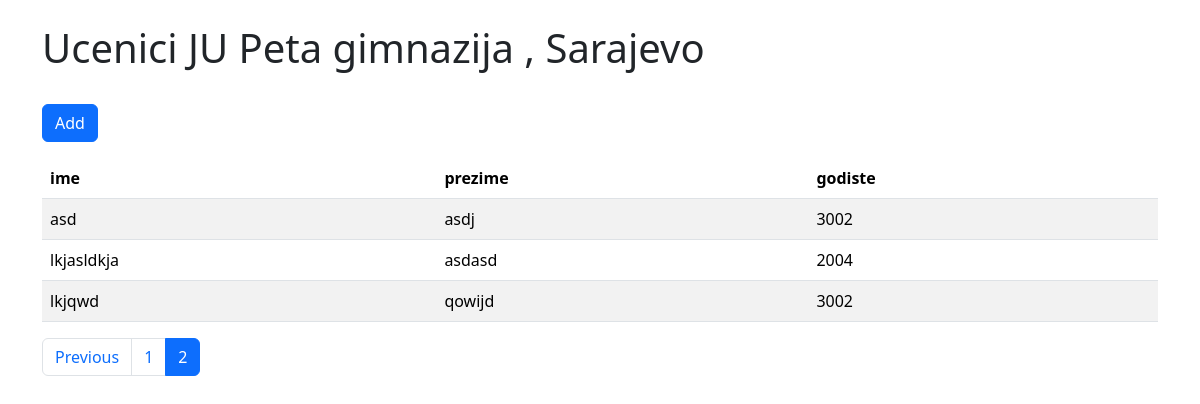
Page /ucenici/?page=2 on the committed database.
### UposleniciSkole/models.py (models this page shows, shortened)
class Ucenik(models.Model):
        ime = models.CharField(max_length = 100)
        prezime = models.CharField(max_length = 100)
        godiste = models.IntegerField()

### UposleniciSkole/views.py (the view)
# urls.py: path("ucenici/", views.lista_objekata, {"tip": "ucenici"}, name="lista_ucenika"),
def lista_objekata(request, tip):
    if tip == "uposlenici":
        model = Uposlenik
        delete_url = "obrisi_uposlenika"
        template = "radnici/lista_uposlenika.html"
    elif tip == "ucenici":
        model = Ucenik
        delete_url = None   # za sad nemamo obrisi_ucenika
        template = "radnici/lista_ucenika.html"
    else:
        return render(request, "404.html")
    queryset = model.objects.all().order_by("id")
    paginator = Paginator(queryset, 10)
    page_number = request.GET.get("page")
    page_obj = paginator.get_page(page_number)
    varijable = [field.name for field in model._meta.get_fields()]
    vrijednosti = []
    for obj in page_obj:
        vrijednosti.append([getattr(obj, field) for field in varijable if field != "id"])
    return render(request,template, {
        "tip": tip,
        "varijable": [field for field in varijable if field != "id"],
        "vrijednosti": vrijednosti,
        "page_obj": page_obj,
        "delete_url": delete_url,
    })

### UposleniciSkole/templates/radnici/lista_ucenika.html (shortened to what this page needs)
<!DOCTYPE html>
<html lang="en">
<head>
    <link href="https://cdn.jsdelivr.net/npm/bootstrap@5.3.2/dist/css/bootstrap.min.css" rel="stylesheet">
</head>
<body class="container mt-4">
<h1>Ucenici JU Peta gimnazija , Sarajevo</h1>
<br>
<a href="{% url 'dodaj_ucenika' %}" class="btn btn-primary mb-3">Add</a>
<table class="table table-striped">
    <thead>
        <tr>
          {% for varijabla in varijable %}
          <th>{{ varijabla }}</th>
        {% endfor %}
        </tr>
    </thead>
    <tbody>
      {% for red in vrijednosti %}
            <tr>
                {% for vrijednost in red %}
                    <td>{{ vrijednost }}</td>
                {% endfor %}
            </tr>
        {% endfor %}
    </tbody>
</table>
<nav>
  <ul class="pagination">
    {% if page_obj.has_previous %}
      <li class="page-item"><a class="page-link" href="?page={{ page_obj.previous_page_number }}">Previous</a></li>
    {% endif %}
    {% for num in page_obj.paginator.page_range %}
      <li class="page-item {% if page_obj.number == num %}active{% endif %}">
        <a class="page-link" href="?page={{ num }}">{{ num }}</a>
      </li>
    {% endfor %}
  </ul>
</nav>
</body>
</html>

### rows in the picture
Ucenik: red "asd" "asdj"
Ucenik: red "lkjasldkja" "asdasd"
Ucenik: red "lkjqwd" "qowijd"

### other values in the picture
{{ varijabla }} "ime" "prezime" "godiste"
{{ vrijednost }} "3002" "2004" "3002"
{{ num }} "1" "2"
